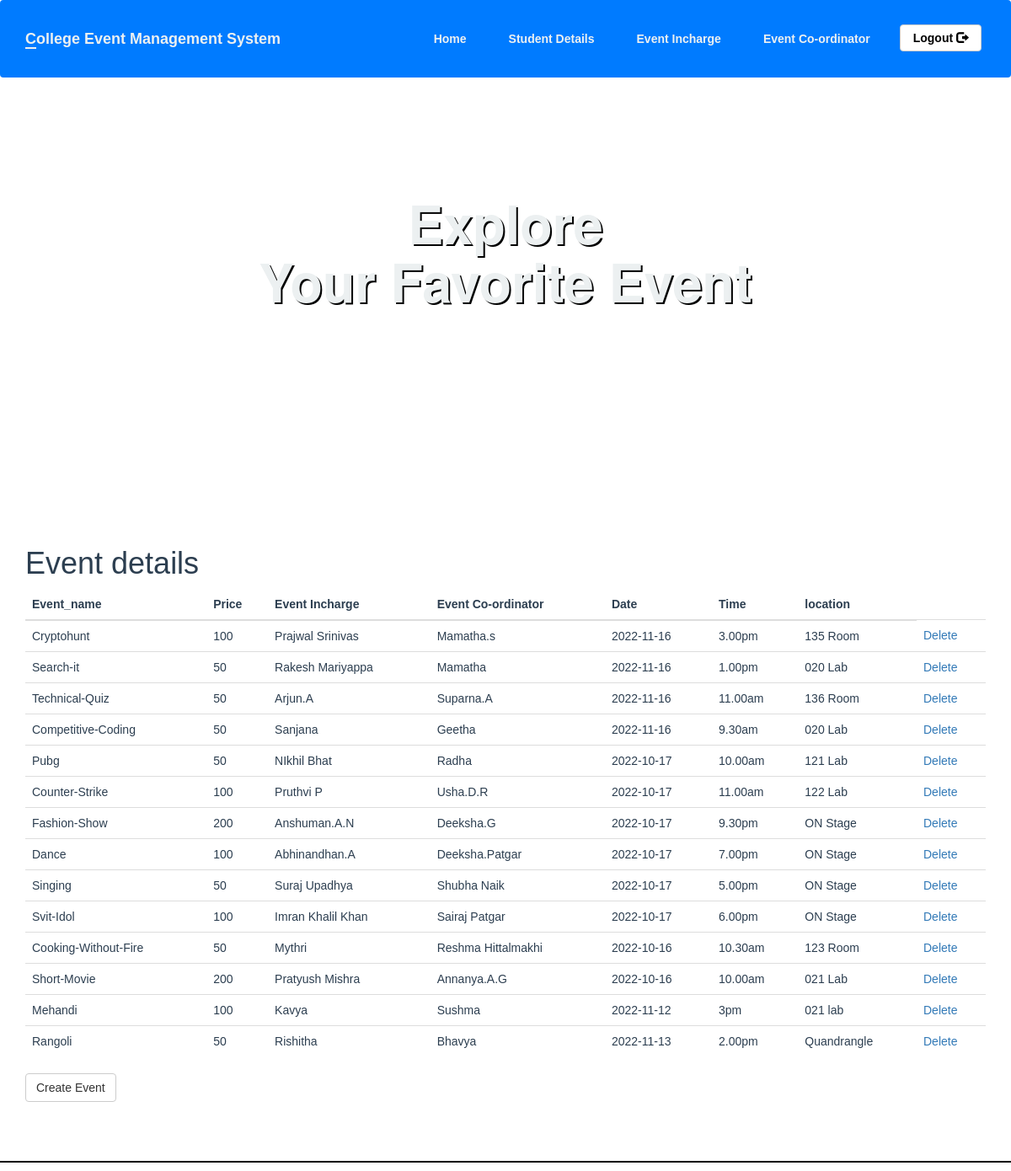
/adminPage.php, run on the app's committed database.
### tables this page shows
CREATE TABLE `staff_coordinator` (
  `stid` int(11) NOT NULL,
  `name` varchar(100) NOT NULL,
  `phone` varchar(10) DEFAULT NULL,
  `event_id` int(11) DEFAULT NULL
);

CREATE TABLE `events` (
  `event_id` int(11) NOT NULL,
  `event_title` varchar(50) NOT NULL,
  `event_price` int(11) DEFAULT NULL,
  `participents` int(100) DEFAULT 0,
  `img_link` text DEFAULT NULL,
  `type_id` int(11) DEFAULT NULL
);

CREATE TABLE `student_coordinator` (
  `sid` int(11) NOT NULL,
  `st_name` varchar(100) NOT NULL,
  `phone` varchar(10) DEFAULT NULL,
  `event_id` int(11) DEFAULT NULL
);

CREATE TABLE `event_info` (
  `event_id` int(10) NOT NULL,
  `Date` date DEFAULT NULL,
  `time` varchar(20) NOT NULL,
  `location` varchar(300) NOT NULL
);

### adminPage.php (the view, shortened to what this page needs)
<?php
include_once 'classes/db1.php';
$result = mysqli_query($conn,"SELECT * FROM staff_coordinator s ,event_info ef ,student_coordinator st,events e where e.event_id= ef.event_id and e.event_id= s.event_id and e.event_id= st.event_id");
?>
<!DOCTYPE html>
<html>
<head>
</head>
    <body>
<?php include 'utils/adminHeader.php'?>
        <div class = "content">
            <div class = "container">
            <h1>Event details</h1>
            <?php
if (mysqli_num_rows($result) > 0) {
?>
                <table class="table table-hover" >
                    <thead>
                        <tr>
                            <th>Event_name</th>
                            <th>Price</th>
                            <th>Event Incharge</th>
                            <th>Event Co-ordinator</th>
                            <th>Date</th>
                            <th>Time</th>
                            <th>location </th>
                        </tr>
                    </thead>
                    <tbody>
                        <?php
                     while($row = mysqli_fetch_array($result)){
                            echo '<tr>';
                             echo '<td>' . $row['event_title'] . '</td>';
                            echo '<td>' . $row['event_price'] . '</td>';
                            echo '<td>' . $row['st_name'] . '</td>';
                            echo '<td>' . $row['name'] . '</td>';
                            echo '<td>'.$row['Date'].'</td>';
                            echo '<td>'.$row['time'].'</td>';
                            echo '<td>'.$row['location'].'</td>';
                            echo '<td>'
                            .'<a class="delete" href="deleteEvent.php?id='.$row['event_id'].'">Delete</a> '
                            .'</td>';
                            echo '</tr>';
                        }
                        ?>
                    </tbody>
                </table>
<?php
}
?>
                <a class="btn btn-default" href = "createEventForm.php">Create Event</a>
            </div>
        </div>
        <?php require 'utils/footer.php'; ?>
    </body>
</html>

### css/style.css (style rules this page uses)
body { overflow-x: hidden; }
.content { font-family: Arial, Helvetica, sans-serif; color: #2C3E50; }

### data on the page
staff_coordinator: event.event_title "Cryptohunt", event.event_price "100", student_coordinator.st_name "Prajwal Srinivas", name "Mamatha.s", event_info.Date "2022-11-16", event_info.time "3.00pm", event_info.location "135 Room"
staff_coordinator: event.event_title "Search-it", event.event_price "50", student_coordinator.st_name "Rakesh Mariyappa", name "Mamatha", event_info.Date "2022-11-16", event_info.time "1.00pm", event_info.location "020 Lab"
staff_coordinator: event.event_title "Technical-Quiz", event.event_price "50", student_coordinator.st_name "Arjun.A", name "Suparna.A", event_info.Date "2022-11-16", event_info.time "11.00am", event_info.location "136 Room"
staff_coordinator: event.event_title "Competitive-Coding", event.event_price "50", student_coordinator.st_name "Sanjana", name "Geetha", event_info.Date "2022-11-16", event_info.time "9.30am", event_info.location "020 Lab"
staff_coordinator: event.event_title "Pubg", event.event_price "50", student_coordinator.st_name "NIkhil Bhat", name "Radha", event_info.Date "2022-10-17", event_info.time "10.00am", event_info.location "121 Lab"
staff_coordinator: event.event_title "Counter-Strike", event.event_price "100", student_coordinator.st_name "Pruthvi P", name "Usha.D.R", event_info.Date "2022-10-17", event_info.time "11.00am", event_info.location "122 Lab"
staff_coordinator: event.event_title "Fashion-Show", event.event_price "200", student_coordinator.st_name "Anshuman.A.N", name "Deeksha.G", event_info.Date "2022-10-17", event_info.time "9.30pm", event_info.location "ON Stage"
staff_coordinator: event.event_title "Dance", event.event_price "100", student_coordinator.st_name "Abhinandhan.A", name "Deeksha.Patgar", event_info.Date "2022-10-17", event_info.time "7.00pm", event_info.location "ON Stage"
staff_coordinator: event.event_title "Singing", event.event_price "50", student_coordinator.st_name "Suraj Upadhya", name "Shubha Naik", event_info.Date "2022-10-17", event_info.time "5.00pm", event_info.location "ON Stage"
staff_coordinator: event.event_title "Svit-Idol", event.event_price "100", student_coordinator.st_name "Imran Khalil Khan", name "Sairaj Patgar", event_info.Date "2022-10-17", event_info.time "6.00pm", event_info.location "ON Stage"
staff_coordinator: event.event_title "Cooking-Without-Fire", event.event_price "50", student_coordinator.st_name "Mythri", name "Reshma Hittalmakhi", event_info.Date "2022-10-16", event_info.time "10.30am", event_info.location "123 Room"
staff_coordinator: event.event_title "Short-Movie", event.event_price "200", student_coordinator.st_name "Pratyush Mishra", name "Annanya.A.G", event_info.Date "2022-10-16", event_info.time "10.00am", event_info.location "021 Lab"
staff_coordinator: event.event_title "Mehandi", event.event_price "100", student_coordinator.st_name "Kavya", name "Sushma", event_info.Date "2022-11-12", event_info.time "3pm", event_info.location "021 lab"
staff_coordinator: event.event_title "Rangoli", event.event_price "50", student_coordinator.st_name "Rishitha", name "Bhavya", event_info.Date "2022-11-13", event_info.time "2.00pm", event_info.location "Quandrangle"
